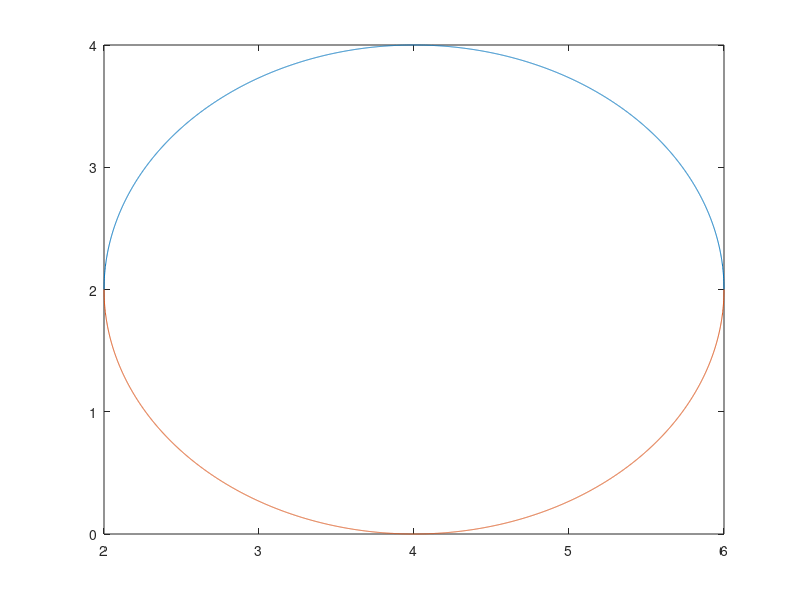
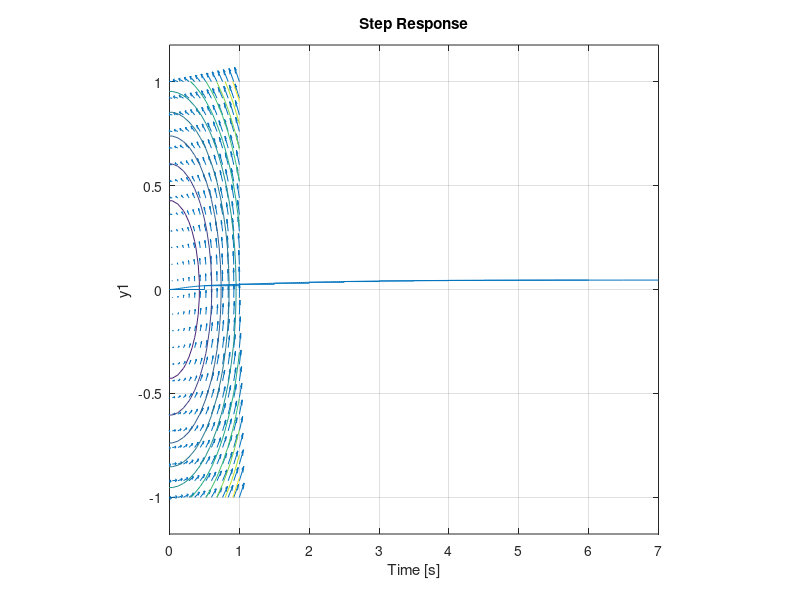

Here is the MATLAB script that generated these plots, in order:
A=[3 2 -1; 2 0 1; -1 1 2];
b=[1 2 4]';
x=inv(A)*b

x=2:0.001:6;
y=sqrt(4-(x-4).^2)+2;
plot(x,y)
y=-sqrt(4-(x-4).^2)+2;
hold on
plot(x,y)

t=linspace(0,2*pi,160);
r=sqrt(4*cos(2*t));
figure
polar(t,r)
grid on

[x,y]=meshgrid(-1:0.08:1);
u=-y;
v=x;
quiver(x,y,u,v);
hold on
contour(x,y,x.^2+y.^2,10)
axis('square')

close all
num=[1 2 3];
den=[1 17 77 127 66];
f=tf(num,den)
step(f)

ts=5;
tm=ts/10;
fd=c2d(f,tm)
hold on
step(fd)







